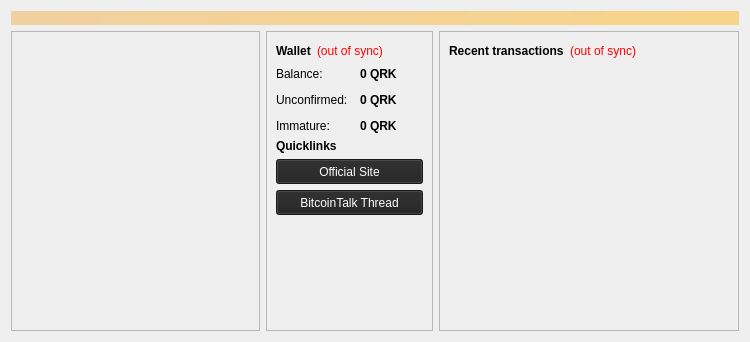
<?xml version="1.0" encoding="UTF-8"?>
<ui version="4.0">
 <class>OverviewPage</class>
 <widget class="QWidget" name="OverviewPage">
  <property name="geometry">
   <rect>
    <x>0</x>
    <y>0</y>
    <width>750</width>
    <height>342</height>
   </rect>
  </property>
  <property name="minimumSize">
   <size>
    <width>750</width>
    <height>342</height>
   </size>
  </property>
  <property name="maximumSize">
   <size>
    <width>167777</width>
    <height>167776</height>
   </size>
  </property>
  <property name="windowTitle">
   <string>Form</string>
  </property>
  <property name="styleSheet">
   <string notr="true"/>
  </property>
  <layout class="QVBoxLayout" name="topLayout">
   <item>
    <widget class="QLabel" name="labelAlerts">
     <property name="visible">
      <bool>false</bool>
     </property>
     <property name="styleSheet">
      <string notr="true">background-color: qlineargradient(x1: 0, y1: 0, x2: 1, y2: 0, stop:0 #F0D0A0, stop:1 #F8D488); color:#000000;</string>
     </property>
     <property name="wordWrap">
      <bool>true</bool>
     </property>
     <property name="margin">
      <number>3</number>
     </property>
    </widget>
   </item>
   <item>
    <layout class="QHBoxLayout" name="horizontalLayout" stretch="1,0,1">
     <item>
      <layout class="QVBoxLayout" name="verticalLayout_2">
       <item>
        <widget class="QFrame" name="frame">
         <property name="frameShape">
          <enum>QFrame::StyledPanel</enum>
         </property>
         <property name="frameShadow">
          <enum>QFrame::Raised</enum>
         </property>
         <layout class="QGridLayout" name="gridLayout_2">
          <item row="0" column="1">
           <spacer name="verticalSpacer_2">
            <property name="orientation">
             <enum>Qt::Vertical</enum>
            </property>
            <property name="sizeHint" stdset="0">
             <size>
              <width>20</width>
              <height>40</height>
             </size>
            </property>
           </spacer>
          </item>
          <item row="2" column="1">
           <spacer name="verticalSpacer">
            <property name="orientation">
             <enum>Qt::Vertical</enum>
            </property>
            <property name="sizeHint" stdset="0">
             <size>
              <width>20</width>
              <height>40</height>
             </size>
            </property>
           </spacer>
          </item>
          <item row="1" column="1">
           <widget class="QLabel" name="label_wallet_bgcoin">
            <property name="text">
             <string/>
            </property>
            <property name="pixmap">
             <pixmap resource="../bitcoin.qrc">:/images/wallet_bgcoin</pixmap>
            </property>
            <property name="scaledContents">
             <bool>false</bool>
            </property>
            <property name="alignment">
             <set>Qt::AlignCenter</set>
            </property>
            <property name="margin">
             <number>-2</number>
            </property>
           </widget>
          </item>
          <item row="1" column="0">
           <spacer name="horizontalSpacer_3">
            <property name="orientation">
             <enum>Qt::Horizontal</enum>
            </property>
            <property name="sizeHint" stdset="0">
             <size>
              <width>40</width>
              <height>20</height>
             </size>
            </property>
           </spacer>
          </item>
          <item row="1" column="2">
           <spacer name="horizontalSpacer_4">
            <property name="orientation">
             <enum>Qt::Horizontal</enum>
            </property>
            <property name="sizeHint" stdset="0">
             <size>
              <width>40</width>
              <height>20</height>
             </size>
            </property>
           </spacer>
          </item>
         </layout>
        </widget>
       </item>
      </layout>
     </item>
     <item>
      <widget class="QFrame" name="frame_3">
       <property name="frameShape">
        <enum>QFrame::StyledPanel</enum>
       </property>
       <property name="frameShadow">
        <enum>QFrame::Raised</enum>
       </property>
       <layout class="QGridLayout" name="gridLayout">
        <item row="4" column="0">
         <widget class="QPushButton" name="pushButton_2">
          <property name="enabled">
           <bool>true</bool>
          </property>
          <property name="minimumSize">
           <size>
            <width>10</width>
            <height>25</height>
           </size>
          </property>
          <property name="cursor">
           <cursorShape>PointingHandCursor</cursorShape>
          </property>
          <property name="styleSheet">
           <string notr="true">background-color: rgb(34, 34, 34);
selection-background-color: rgb(0, 85, 127);
color: rgb(255, 255, 255);</string>
          </property>
          <property name="text">
           <string>BitcoinTalk Thread</string>
          </property>
         </widget>
        </item>
        <item row="3" column="0">
         <widget class="QPushButton" name="pushButton">
          <property name="minimumSize">
           <size>
            <width>10</width>
            <height>25</height>
           </size>
          </property>
          <property name="cursor">
           <cursorShape>PointingHandCursor</cursorShape>
          </property>
          <property name="autoFillBackground">
           <bool>false</bool>
          </property>
          <property name="styleSheet">
           <string notr="true">background-color: rgb(34, 34, 34);
selection-color: rgb(0, 85, 127);
selection-background-color: rgb(0, 85, 127);
color: rgb(255, 255, 255);</string>
          </property>
          <property name="text">
           <string>Official Site</string>
          </property>
         </widget>
        </item>
        <item row="0" column="0">
         <layout class="QHBoxLayout" name="horizontalLayout_4">
          <item>
           <widget class="QLabel" name="label_5">
            <property name="font">
             <font>
              <weight>75</weight>
              <bold>true</bold>
             </font>
            </property>
            <property name="text">
             <string>Wallet</string>
            </property>
           </widget>
          </item>
          <item>
           <widget class="QLabel" name="labelWalletStatus">
            <property name="toolTip">
             <string>&lt;html&gt;&lt;head/&gt;&lt;body&gt;&lt;p&gt;The displayed information may be out of date. Your wallet automatically synchronizes with the NewYorkcoin network after a connection is established, but this process has not completed yet.&lt;/p&gt;&lt;/body&gt;&lt;/html&gt;</string>
            </property>
            <property name="styleSheet">
             <string notr="true">QLabel { color: red; }</string>
            </property>
            <property name="text">
             <string notr="true">(out of sync)</string>
            </property>
            <property name="alignment">
             <set>Qt::AlignLeading|Qt::AlignLeft|Qt::AlignVCenter</set>
            </property>
           </widget>
          </item>
          <item>
           <spacer name="horizontalSpacer_2">
            <property name="orientation">
             <enum>Qt::Horizontal</enum>
            </property>
            <property name="sizeHint" stdset="0">
             <size>
              <width>40</width>
              <height>20</height>
             </size>
            </property>
           </spacer>
          </item>
         </layout>
        </item>
        <item row="2" column="0">
         <widget class="QLabel" name="label_6">
          <property name="font">
           <font>
            <weight>75</weight>
            <bold>true</bold>
           </font>
          </property>
          <property name="text">
           <string>Quicklinks</string>
          </property>
         </widget>
        </item>
        <item row="1" column="0">
         <layout class="QFormLayout" name="formLayout">
          <property name="horizontalSpacing">
           <number>12</number>
          </property>
          <property name="verticalSpacing">
           <number>12</number>
          </property>
          <item row="0" column="0">
           <widget class="QLabel" name="label">
            <property name="text">
             <string>Balance:</string>
            </property>
           </widget>
          </item>
          <item row="0" column="1">
           <widget class="QLabel" name="labelBalance">
            <property name="font">
             <font>
              <weight>75</weight>
              <bold>true</bold>
             </font>
            </property>
            <property name="cursor">
             <cursorShape>IBeamCursor</cursorShape>
            </property>
            <property name="toolTip">
             <string>Your current balance</string>
            </property>
            <property name="text">
             <string notr="true">0 QRK</string>
            </property>
            <property name="textInteractionFlags">
             <set>Qt::LinksAccessibleByMouse|Qt::TextSelectableByKeyboard|Qt::TextSelectableByMouse</set>
            </property>
           </widget>
          </item>
          <item row="1" column="0">
           <widget class="QLabel" name="label_3">
            <property name="text">
             <string>Unconfirmed:</string>
            </property>
           </widget>
          </item>
          <item row="1" column="1">
           <widget class="QLabel" name="labelUnconfirmed">
            <property name="font">
             <font>
              <weight>75</weight>
              <bold>true</bold>
             </font>
            </property>
            <property name="cursor">
             <cursorShape>IBeamCursor</cursorShape>
            </property>
            <property name="toolTip">
             <string>Total of transactions that have yet to be confirmed, and do not yet count toward the current balance</string>
            </property>
            <property name="text">
             <string notr="true">0 QRK</string>
            </property>
            <property name="textInteractionFlags">
             <set>Qt::LinksAccessibleByMouse|Qt::TextSelectableByKeyboard|Qt::TextSelectableByMouse</set>
            </property>
           </widget>
          </item>
          <item row="2" column="0">
           <widget class="QLabel" name="labelImmatureText">
            <property name="text">
             <string>Immature:</string>
            </property>
           </widget>
          </item>
          <item row="2" column="1">
           <widget class="QLabel" name="labelImmature">
            <property name="font">
             <font>
              <weight>75</weight>
              <bold>true</bold>
             </font>
            </property>
            <property name="toolTip">
             <string>Mined balance that has not yet matured</string>
            </property>
            <property name="text">
             <string notr="true">0 QRK</string>
            </property>
            <property name="textInteractionFlags">
             <set>Qt::LinksAccessibleByMouse|Qt::TextSelectableByKeyboard|Qt::TextSelectableByMouse</set>
            </property>
           </widget>
          </item>
         </layout>
        </item>
        <item row="5" column="0">
         <spacer name="verticalSpacer_3">
          <property name="orientation">
           <enum>Qt::Vertical</enum>
          </property>
          <property name="sizeHint" stdset="0">
           <size>
            <width>20</width>
            <height>40</height>
           </size>
          </property>
         </spacer>
        </item>
       </layout>
       <zorder>pushButton</zorder>
       <zorder>pushButton_2</zorder>
       <zorder>label_6</zorder>
       <zorder>verticalSpacer_3</zorder>
      </widget>
     </item>
     <item>
      <layout class="QVBoxLayout" name="verticalLayout_3">
       <item>
        <widget class="QFrame" name="frame_2">
         <property name="minimumSize">
          <size>
           <width>300</width>
           <height>0</height>
          </size>
         </property>
         <property name="frameShape">
          <enum>QFrame::StyledPanel</enum>
         </property>
         <property name="frameShadow">
          <enum>QFrame::Raised</enum>
         </property>
         <layout class="QVBoxLayout" name="verticalLayout">
          <item>
           <layout class="QHBoxLayout" name="horizontalLayout_2">
            <item>
             <widget class="QLabel" name="label_4">
              <property name="text">
               <string>&lt;b&gt;Recent transactions&lt;/b&gt;</string>
              </property>
             </widget>
            </item>
            <item>
             <widget class="QLabel" name="labelTransactionsStatus">
              <property name="toolTip">
               <string>&lt;html&gt;&lt;head/&gt;&lt;body&gt;&lt;p&gt;The displayed information may be out of date. Your wallet automatically synchronizes with the NewYorkcoin network after a connection is established, but this process has not completed yet.&lt;/p&gt;&lt;/body&gt;&lt;/html&gt;</string>
              </property>
              <property name="styleSheet">
               <string notr="true">QLabel { color: red; }</string>
              </property>
              <property name="text">
               <string notr="true">(out of sync)</string>
              </property>
              <property name="alignment">
               <set>Qt::AlignRight|Qt::AlignTrailing|Qt::AlignVCenter</set>
              </property>
             </widget>
            </item>
            <item>
             <spacer name="horizontalSpacer">
              <property name="orientation">
               <enum>Qt::Horizontal</enum>
              </property>
              <property name="sizeHint" stdset="0">
               <size>
                <width>40</width>
                <height>20</height>
               </size>
              </property>
             </spacer>
            </item>
           </layout>
          </item>
          <item>
           <widget class="QListView" name="listTransactions">
            <property name="styleSheet">
             <string notr="true">QListView { background: transparent; }</string>
            </property>
            <property name="frameShape">
             <enum>QFrame::NoFrame</enum>
            </property>
            <property name="verticalScrollBarPolicy">
             <enum>Qt::ScrollBarAlwaysOff</enum>
            </property>
            <property name="horizontalScrollBarPolicy">
             <enum>Qt::ScrollBarAlwaysOff</enum>
            </property>
            <property name="selectionMode">
             <enum>QAbstractItemView::NoSelection</enum>
            </property>
           </widget>
          </item>
         </layout>
        </widget>
       </item>
      </layout>
     </item>
    </layout>
   </item>
  </layout>
 </widget>
 <resources>
  <include location="../bitcoin.qrc"/>
 </resources>
 <connections/>
</ui>
